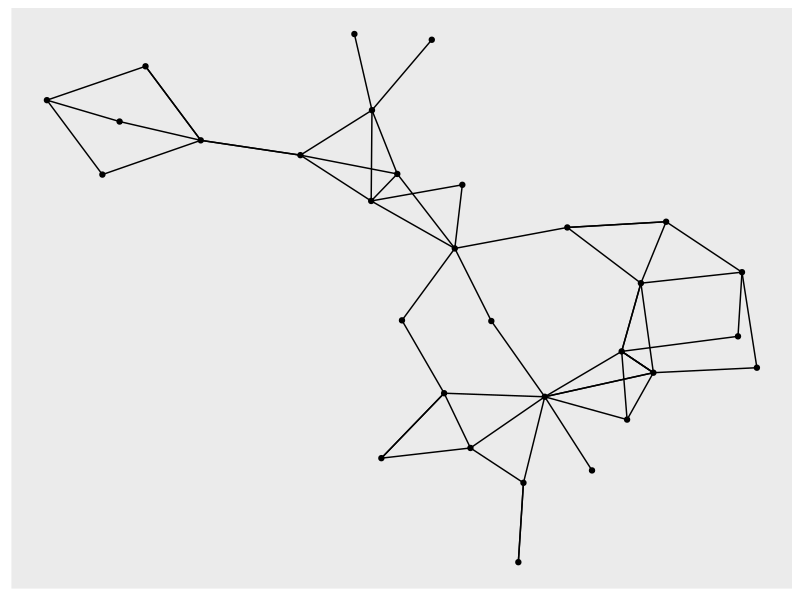
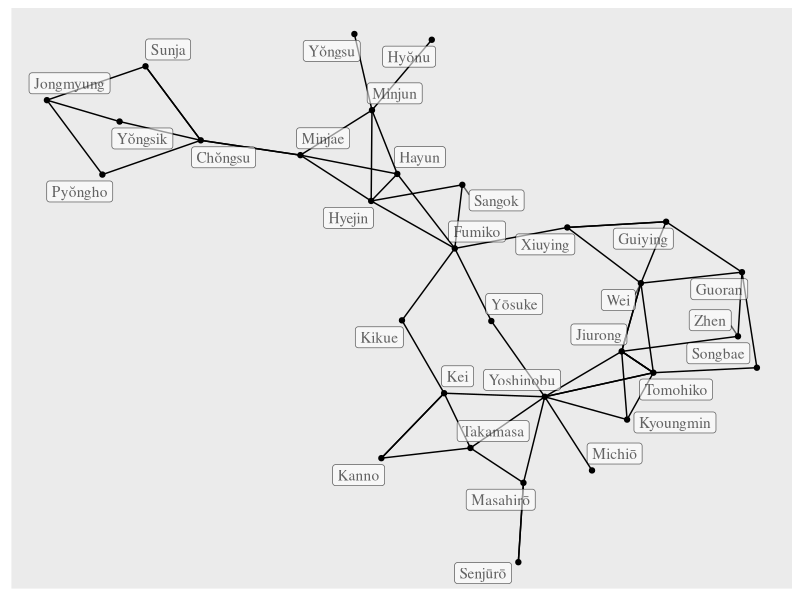
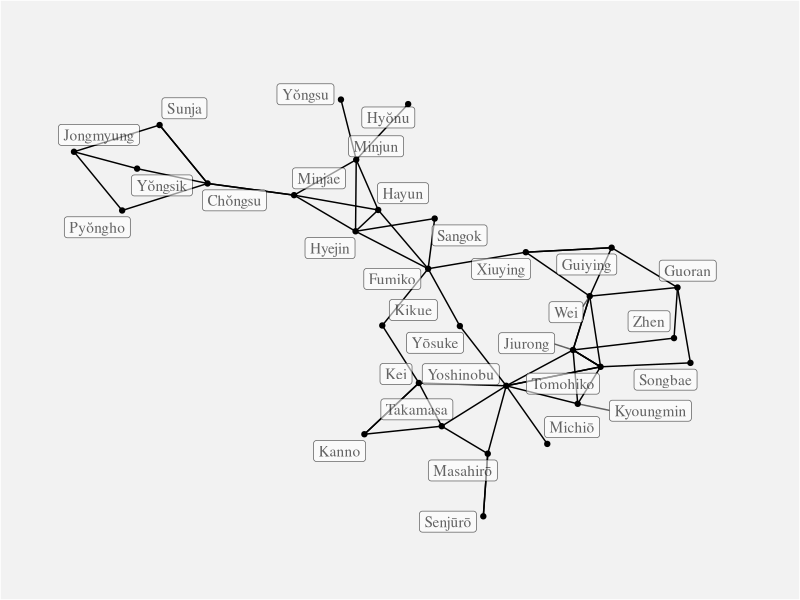
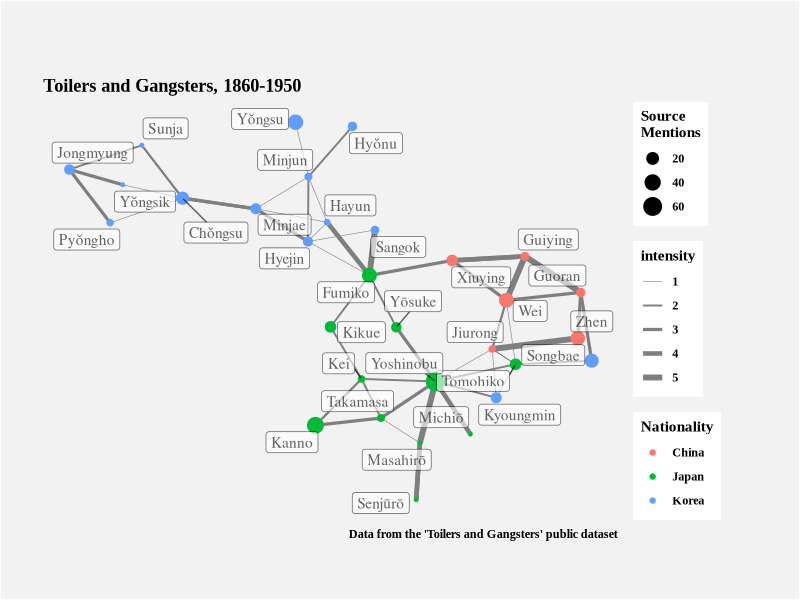
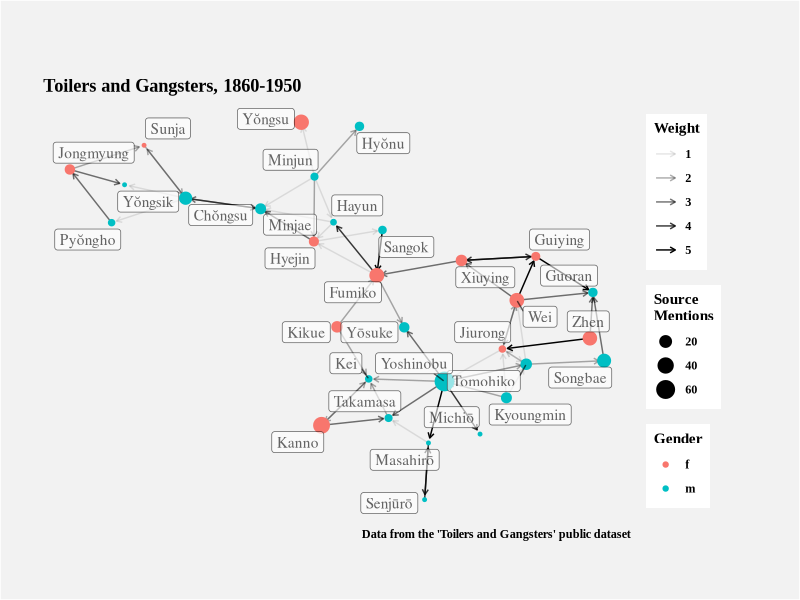
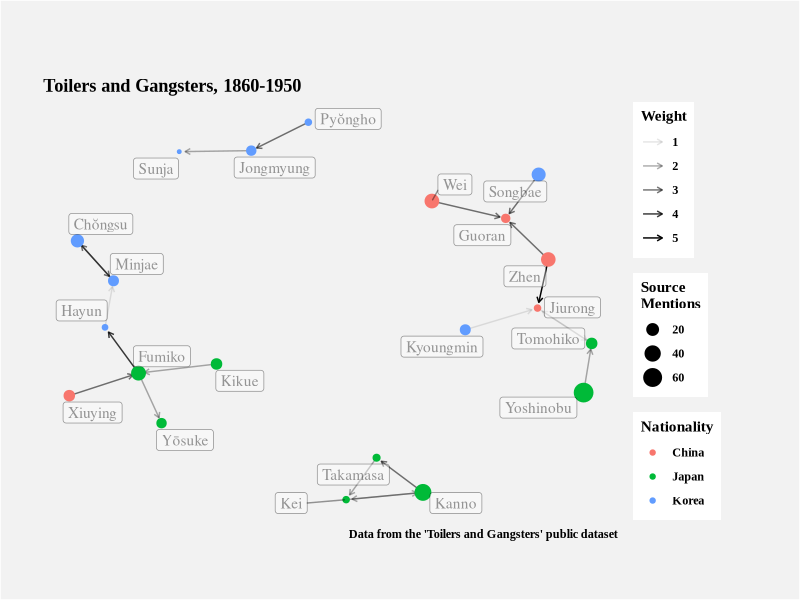
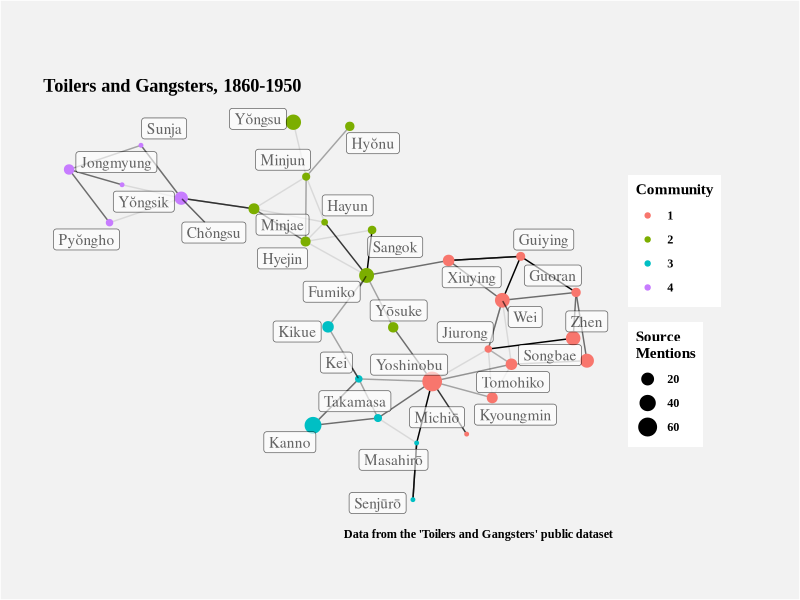
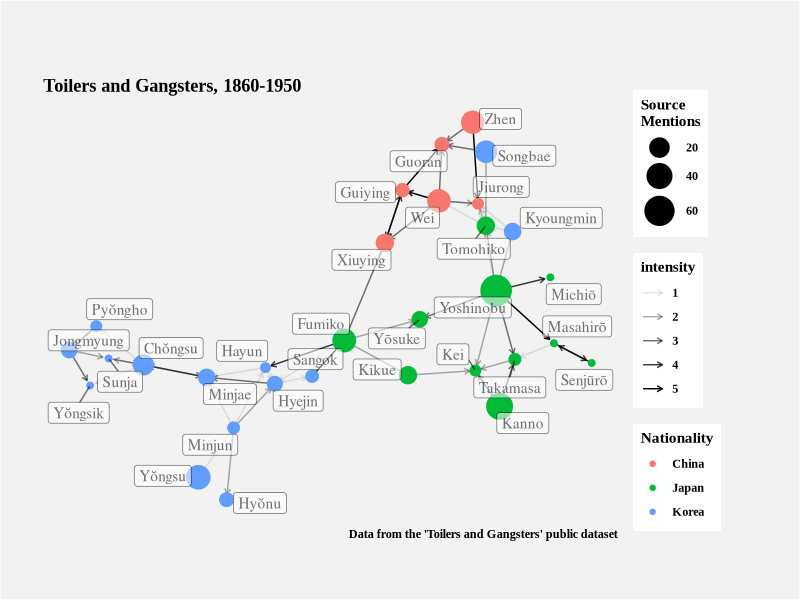

R code for these plots, in order:
## ---- chunk 1
library(readr)
library(igraph)
library(dplyr)
library(tibble)
library(forcats)
library(ggplot2)
library(ggraph)
library(tidygraph)
## ---- chunk 2
nodes<-read_csv("nodes.csv")
edges<-read_csv("edges.csv")
head(nodes,20)
head(edges,10)
## ---- chunk 3
my_network=graph_from_data_frame(d=edges,directed=TRUE,vertices=nodes)
## ---- chunk 4
ggraph(my_network, layout = "kk") +
	  # Add an edge link geometry
	  geom_edge_link() +
	  # Add a node point geometry
	  geom_node_point() 
## ---- chunk 5
ggraph(my_network, layout = "kk") +
	  # Add an edge link geometry
	  geom_edge_link() +
	  # Add a node point geometry
	  geom_node_point() +
    geom_node_label((aes(label = name, family="serif")), alpha=0.6, repel=TRUE)
## ---- chunk 6
network_theme<- function() {
  theme(
    text=element_text(family="Times New Roman",face="bold"),
    plot.background = element_rect(fill="gray95"),
    plot.margin = unit(c(20,20,15,10), units="mm"),
    axis.text = element_blank(),
    axis.ticks = element_blank(),
    axis.title = element_blank(),
    panel.grid.major = element_blank(),
    panel.grid.minor = element_blank(),
    panel.background = element_blank()
  )
}
## ---- chunk 7
ggraph(my_network, layout = "kk") +
	  # Add an edge link geometry
	  geom_edge_link() +
	  # Add a node point geometry
	  geom_node_point() +
    geom_node_label((aes(label = name, family="serif")), alpha=0.6, repel = TRUE) +
    network_theme()
## ---- chunk 8
ggraph(my_network, layout = "kk") +
	  # Add an edge link geometry
	  geom_edge_link(aes(width = intensity),colour="grey50") +
    # What happens when you change grey50 to grey20 or grey90? 
    scale_edge_width(range = c(0.2, 2.0)) +
	  # Add a node point geometry
	  geom_node_point(aes(size=mentions,color=nationality)) +
    labs(
      width = "Weight",
      title = "Toilers and Gangsters, 1860-1950",
      caption = "Data from the 'Toilers and Gangsters' public dataset",
      size = "Source\nMentions",
      color = "Nationality"
    ) +
    geom_node_label((aes(label = name, family="serif")), alpha=0.6, repel = TRUE) +
    network_theme()
## ---- chunk 9
ggraph(my_network, layout = "kk") +
	  # Add an edge link geometry
	  geom_edge_link(arrow = arrow(length = unit(1.5, 'mm')), 
                   end_cap = circle(1.3, 'mm'), aes(alpha = intensity)) +
    # What happens when you change the 1.5 in the length? or the 1.5 in the end_cap circle?
    scale_edge_width(range = c(0.2, 2.5), guide=FALSE) +
	  # Add a node point geometry
	  geom_node_point(aes(size=mentions,color=factor(gender))) +
    labs(
      title = "Toilers and Gangsters, 1860-1950",
      caption = "Data from the 'Toilers and Gangsters' public dataset",
      size = "Source\nMentions",
      color = "Gender",
      edge_alpha = "Weight"
    ) +
    # Notice I used the edge_ prefix in order to give a legend title to the edge attribte
    geom_node_label((aes(label = name, family="serif")),alpha=0.6, repel = TRUE) +
    # Try changing geom_node_label to geom_node_text above. What happens?
    network_theme()
## ---- chunk 10
as_tbl_graph(my_network) %E>%
  filter(kind==3)  %N>%
  filter(!node_is_isolated()) %>%
  ggraph(layout = "kk") +
	  # Add an edge link geometry
	  geom_edge_link(arrow = arrow(length = unit(1.5, 'mm')), 
                   end_cap = circle(1.5, 'mm'), aes(alpha = intensity)) +
    # What happens when you change the 1.5 in the length? or the 1.5 in the end_cap circle?
    scale_edge_width(range = c(0.2, 2.5), guide=FALSE) +
	  # Add a node point geometry
	  geom_node_point(aes(size=mentions,color=nationality)) +
    labs(
      title = "Toilers and Gangsters, 1860-1950",
      caption = "Data from the 'Toilers and Gangsters' public dataset",
      size = "Source\nMentions",
      color = "Nationality",
      edge_alpha = "Weight"
    ) +
    # Notice I used the edge_ prefix in order to give a legend title to the edge attribte
    geom_node_label((aes(label = name, family="serif")), alpha=0.4, show.legend=FALSE, repel = TRUE) +
    # Try changing geom_node_label to geom_node_text above. What happens?
    network_theme()
## ---- chunk 11
as_tbl_graph(my_network) %>% 
  to_undirected() %>%
  mutate(community = as.factor(group_walktrap())) %>% 
  ggraph(layout = "kk") +
	  # Add an edge link geometry
	  geom_edge_link(aes(alpha = intensity), show.legend = FALSE) +
    # No longer need the arrow because we have made our graph undirected  
    scale_edge_width(range = c(0.2, 2.5), guide=FALSE) +
	  geom_node_point(aes(size=mentions, color=community)) +
    labs(
      title = "Toilers and Gangsters, 1860-1950",
      caption = "Data from the 'Toilers and Gangsters' public dataset",
      size = "Source\nMentions",
      color = "Community"
    ) +
    geom_node_label((aes(label = name, family="serif")),alpha=0.6, repel = TRUE) +
    network_theme()
## ---- chunk 12
ggraph(my_network, layout = "fr") +
	  # Add an edge link geometry
	  geom_edge_link(arrow = arrow(length = unit(1.5, 'mm')), 
                   end_cap = circle(1.5, 'mm'), aes(alpha = intensity)) +
    # What happens when you change grey50 to grey20 or grey90? 
    scale_edge_width(range = c(0.2, 2.0)) +
	  geom_node_point(aes(size=mentions,color=nationality)) +
    scale_size(range = c(2,10)) +
    labs(
      edge_width= "Weight",
      title = "Toilers and Gangsters, 1860-1950",
      caption = "Data from the 'Toilers and Gangsters' public dataset",
      size = "Source\nMentions",
      color = "Nationality",
      width = "Test"
    ) +
    geom_node_label((aes(label = name, family="serif",alpha=0.6)), show.legend=FALSE, repel = TRUE) +
    network_theme()
## ---- chunk 13
ggraph(my_network, layout = "linear",  circular = TRUE) + 
  geom_edge_arc(aes(width = intensity), alpha = 0.8) + 
  scale_edge_width(range = c(0.2, 1)) +
  geom_node_label(aes(label = name), size=2.2) +
  labs(edge_width = "Weight") +
  theme_graph() +
  theme(legend.position="bottom")
## ---- chunk 14
nodes_analysis<- nodes %>% 
  mutate(between=betweenness(my_network, directed=FALSE),
         degree_all=degree(my_network,mode="all"),
         degree_in=degree(my_network,mode="in"),
         degree_out=degree(my_network,mode="out"),
         closeness=closeness(my_network),
         eigenvector=evcent(my_network)$vector)
## ---- chunk 15
nodes_analysis %>%
  mutate(person = fct_reorder(person, degree_all)) %>%
  ggplot() +
    geom_point(aes(x=degree_in,y=person, color="In Degree")) + # , color="khaki2"
    geom_point(aes(x=degree_out,y=person, color="Out Degree")) + # , color="cadetblue3"
    geom_point(aes(x=degree_all,y=person,size=eigenvector, color="Total Degree")) + # ,color="darkslategrey"
  scale_size(range=c(0.3,4)) +
  labs(
	    x = "In and Degree",
	    y = "Name",
	    color = "Degrees",
	    title = "Degrees and Total Degrees with Eigenvector Centrality",
	    subtitle = "As Seen in Toilers and Gangsters Network",
	    caption = "Total degree is sum of in & out minus doubled counted edges.",
	    size = "Eigenvector\nCentrality"
	  )
## ---- chunk 16
nodes_analysis %>%
  ggplot() +
    geom_point(aes(x=between,y=eigenvector,size=degree_all)) +
    labs(
	    x = "Betweenness",
	    y = "Eigenvector Centrality",
	    title = "Relationship between Betweenness and Eigenvector Centrality ",
	    subtitle = "As Seen in Toilers and Gangsters Network",
	    size = "Node\nDegree"
	  )
## ---- chunk 17
nodes_analysis %>%
  ggplot() +
    geom_point(aes(x=closeness,y=eigenvector,size=degree_all)) +
    labs(
	    x = "Closeness Centrality",
	    y = "Eigenvector Centrality",
	    title = "Relationship between Closeness and Eigenvector Centrality ",
	    subtitle = "As Seen in Toilers and Gangsters Network",
	    size = "Node\nDegree"
	  )
## ---- chunk 18
my_analysed_network=graph_from_data_frame(d=edges,directed=TRUE,vertices=nodes_analysis)
## ---- chunk 19
ggraph(my_analysed_network, layout = "kk") +
	  # Add an edge link geometry
	  geom_edge_link(arrow = arrow(length = unit(1.5, 'mm')), 
                   end_cap = circle(1.5, 'mm'), aes(alpha = intensity)) +
    # What happens when you change the 1.5 in the length? or the 1.5 in the end_cap circle?
    scale_edge_width(range = c(0.2, 2.5), guide=FALSE) +
	  # Add a node point geometry
	  geom_node_point(aes(size=between,color=nationality)) +
    labs(
      title = "Toilers and Gangsters, 1860-1950",
      caption = "Data from the 'Toilers and Gangsters' public dataset",
      size = "Betweenness",
      color = "Nationality",
      edge_alpha = "Weight"
    ) +
    # Notice I used the edge_ prefix in order to give a legend title to the edge attribte
    geom_node_label((aes(label = name, family="serif")),alpha=0.6, repel = TRUE) +
    # Try changing geom_node_label to geom_node_text above. What happens?
    network_theme()
